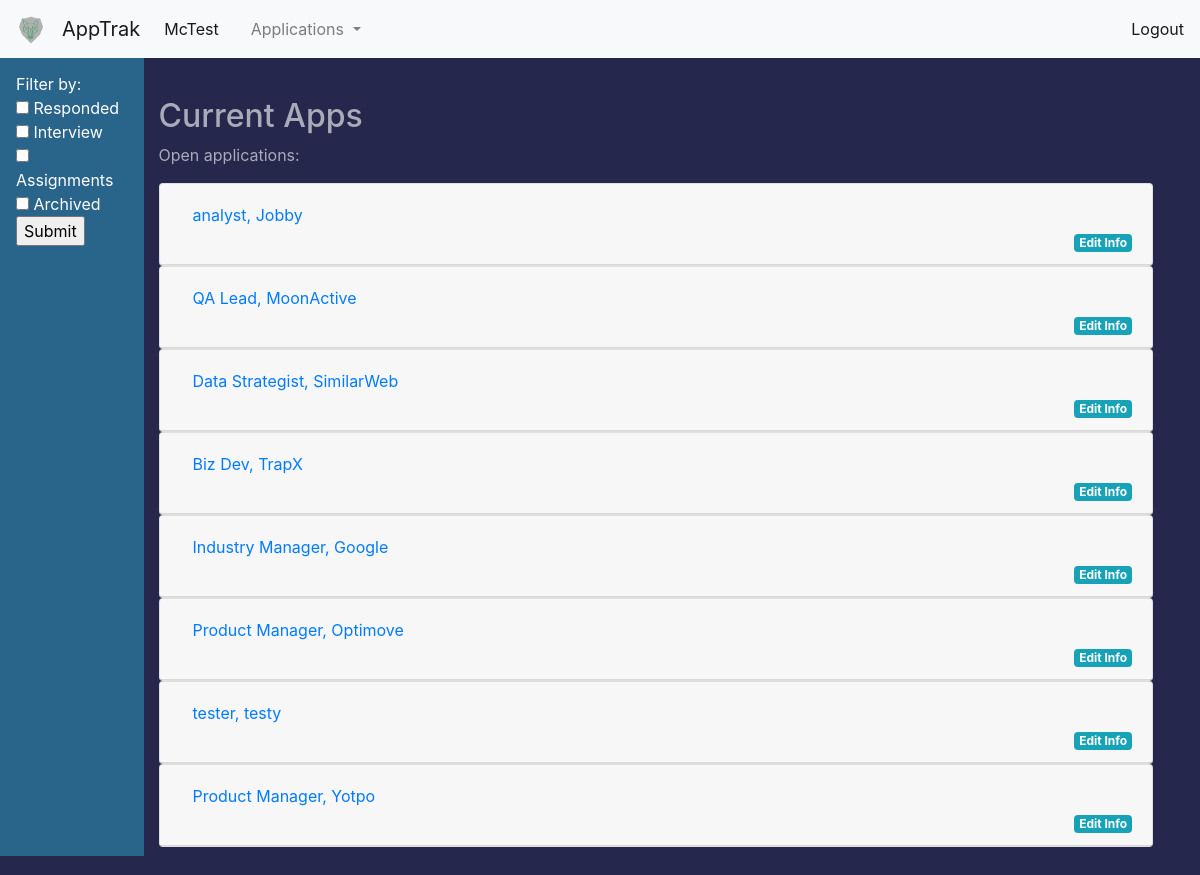
The app's page /current-apps (signed in), older data.
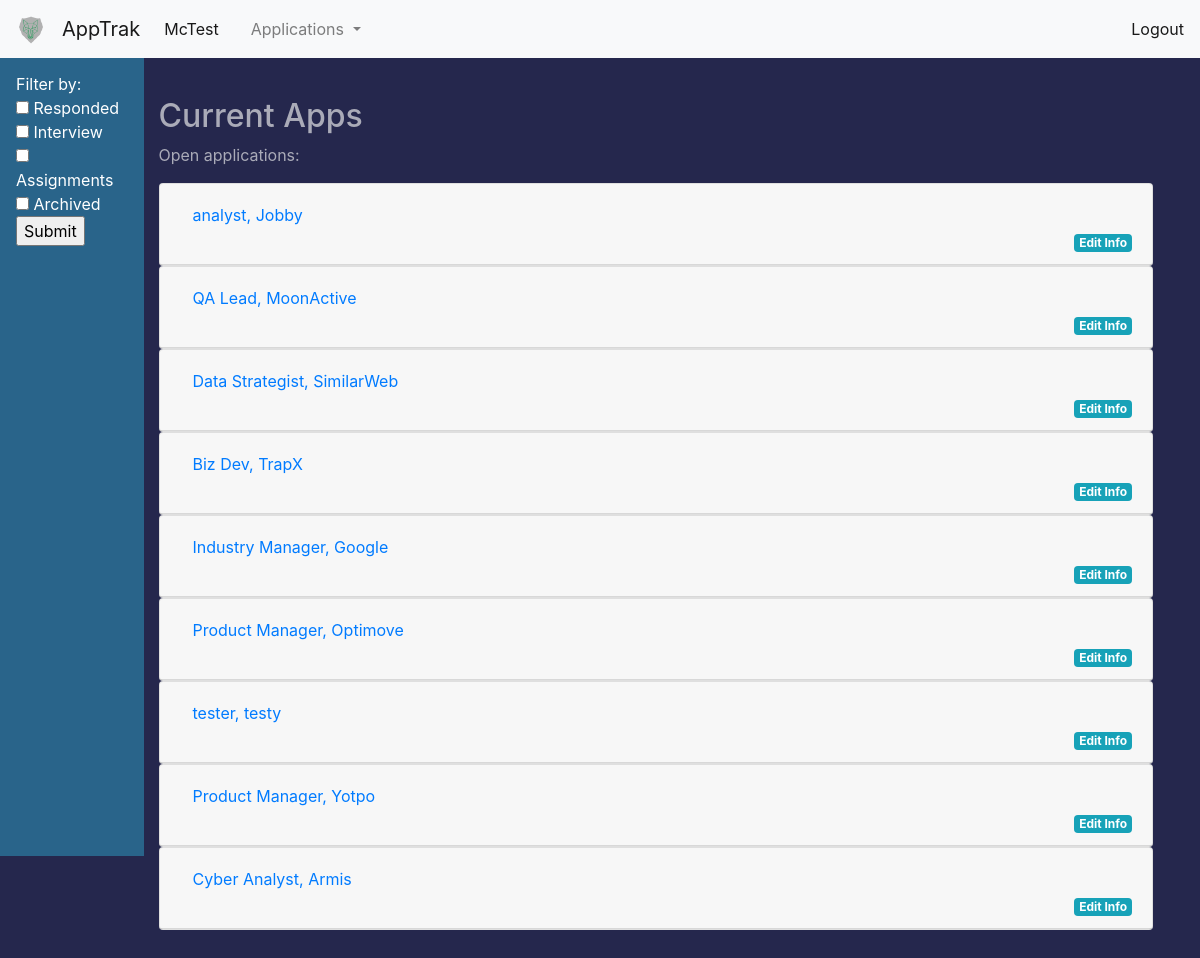
The same page, newer data.
### apptrak/blueprints/auth/models.py (models this page shows, shortened)
class User(UserMixin, db.Model):
    id = db.Column(db.Integer, primary_key=True)
    name = db.Column(db.String(100))
    username = db.Column(db.String, unique=True)
    email = db.Column(db.String, unique=True)
    password = db.Column(db.String(40))
    job_applications = db.relationship('JobApplication', backref='user')

### apptrak/blueprints/jobapps/models.py (models this page shows, shortened)
class JobApplication(db.Model):
    id = db.Column(db.Integer, primary_key=True)
    date_added = db.Column(db.Date)
    company = db.Column(db.String(30))
    position = db.Column(db.String(50))
    location = db.Column(db.String(50))
    url = db.Column(db.String, unique=True)
    contact = db.Column(db.String)
    interview = db.Column(db.Boolean)
    called_back = db.Column(db.Boolean, default=False)
    interview_date = db.Column(db.String)
    assignment = db.Column(db.Boolean, default=False)
    assignment_date = db.Column(db.String)
    archived = db.Column(db.Boolean, default=False)
    top_job = db.Column(db.Boolean, default=False)                            # TODO irrelevent column, delete when upgrading db
    user_id = db.Column(db.Integer, db.ForeignKey('user.id'))
    def __json__(self):                                      # should make table into JSON object with the class below
        return {'id': self.id, 'date_added': self.date_added, 'company': self.company, 'position': self.position,
                'location': self.location, 'url': self.url, 'contact': self.contact, 'interview': self.interview,
                'called_back': self.called_back, 'interview_date': self.interview_date, 'assignment': self.assignment,
                'assignment_date': self.assignment_date, 'archived': self.archived, 'user_id': self.user_id}

### apptrak/blueprints/jobapps/views.py (the view, shortened to what this page needs)
@jobapps.route('/current-apps', methods=['GET', 'POST'])
@login_required
def display_apps():
    applications = current_user.job_applications
    active_applications = remove_archived(applications)
    applications_as_json = []
    for item in applications:
        single_app = item.__json__()
        applications_as_json.append(single_app)
    return flask.render_template('displayapps.html', applications=active_applications)

### apptrak/blueprints/auth/models.py (called while the page is built)
@login_mgr.user_loader
def load_user(user_id):
    return User.query.get(user_id)

### apptrak/sort_data.py (called while the page is built)
def remove_archived(all_app):
    active_apps = []
    for item in all_app:
        if not item.archived:
            print(f'active item: {item}')
            item_as_json = item.__json__()
            active_apps.append(item_as_json)
    return active_apps

### apptrak/blueprints/jobapps/templates/displayapps.html (shortened to what this page needs)
{% extends 'base.html' %}
{% block body %}
<div class="wrapper">
    <nav class="sidebar-header" id="sort-bar">
            <ul class="nav flex-column flex-sm-column" id="sidebar">
                <form method="post">
                    <li>
                        Filter by:
                    </li>
                    <li class="nav-item">
                        <input class="sort_by" id="called_back"  name="filter_field" type="checkbox" value="called_back"> Responded</input>
                      </li>
                      <li class="nav-item">
                          <input class="sort_by" id="interview" name="filter_field" type="checkbox" value="interview"> Interview</input>
                      </li>
                      <li>
                          <input class="sort_by" id="assignment" name="filter_field" type="checkbox" value="assignment"> Assignments</input>
                      </li>
                      <li>
                          <input class="sort_by" id="archived" name="filter_field" type="checkbox" value="archived"> Archived</input>
                      </li>
                      <li>
                          <input type="submit" id="submit_button">
                      </li>
                </form>
            </ul>
        </nav>
    </div>
    <div id="content">
        <h2>Current Apps</h2>
        {% if applications %}
            <p>Open applications:</p>
            <div class="accordion" id="accordionExample">
            {% for item in applications %}
                    <div id="sorted_app_{{ loop.index0 }}">
                        <div class="filtered_data">
                            {% with item = item %}
                            {% include 'application_card.html' %}
                            {% endwith %}
                        </div>
                    </div>
            {% endfor %}
            </div>
         {% else %}
            <p> You have no applications in this category</p>
        {% endif %}
    </div>
</div>
{% endblock %}

### apptrak/templates/base.html (shortened to what this page needs)
<!DOCTYPE html>
<html>
<head>
  <link rel="stylesheet" href="https://stackpath.bootstrapcdn.com/bootstrap/4.5.1/css/bootstrap.min.css">
</head>
<body>
    <nav class="navbar navbar-expand-lg navbar-light bg-light fixed-top">
         <a class="navbar-brand" href="">
             <img src="{{ url_for('static', filename='/images/logo.png') }}" width="30" height="30" alt="" loading="lazy">
         </a>
      <a class="navbar-brand" href="#">AppTrak</a>
      <div class="collapse navbar-collapse" id="navbarNav">
        <ul class="navbar-nav">
          <li class="nav-item active">
            <a class="nav-link" href="{{ url_for('auth.user_info') }}">{% if current_user.is_authenticated %}{{ current_user.username }}{% endif %} <span class="sr-only">(current)</span></a>
          </li>
          <li class="nav-item">
            <a class="nav-link" href="{{ url_for('auth.user_info') }}"></a>
          </li>
          {% if not current_user.is_anonymous %}
          <li class="nav-item dropdown">
              <a class="nav-link dropdown-toggle" href="#" id="navbarDropdown" role="button" data-toggle="dropdown" aria-haspopup="true" aria-expanded="false">
                Applications
              </a>
          </li>
          {% endif %}
        </ul>
      </div>
        <span class="navbar-text">
            {% if current_user.is_anonymous %}
            <a href="{{ url_for('auth.login') }}">Login</a>
            {% else %}
            <a href="{{ url_for('auth.logout') }}">Logout</a>
            {% endif %}
         </span>
    </nav>
<div class="container-fluid dynamic-body">
      {% block body %}
      {% endblock %}
</body>
</html>

### apptrak/blueprints/jobapps/templates/application_card.html (shortened to what this page needs)
    <div class="card">
        <div class="card-header" id="heading{{ loop.index }}">
            <h2 class="mb-0">
            <button class="btn btn-link btn-block text-left" type="button" data-toggle="collapse" data-target="#collapse{{ loop.index }}" aria-expanded="true" aria-controls="{{ loop.index }}">
            {{ item.position }}, {{ item.company }} {% if item.archived %} ARCHIVED! {% endif %}
            </button>
            </h2>
            <a href="{{ url_for('jobapps.total_app_edit', app_id=item.id )}}" class="badge badge-info" id="edit_link">Edit Info</a>
        </div>
    </div>

### apptrak/templates/base.html (style rules this page uses)
body { padding-top: 65px; background-color: #25274D; }
h1, h2, h3, h4, p, label { color: #AAABB8; }

### apptrak/blueprints/jobapps/templates/displayapps.html (style rules this page uses)
#sidebar { z-index: -1; width: 12%; padding: 1em; position: fixed; top: 3.5em; left: 0; height: 100vh; background: #29648A; color: #fff; transition: all 0.3s; }
#content { margin: 2em; float: right; width: 85%; }
#edit_link { text-align: right; float: right; }

Row changes from the older to the newer data that the page shows:
added JobApplication: position "Cyber Analyst", company "Armis"
